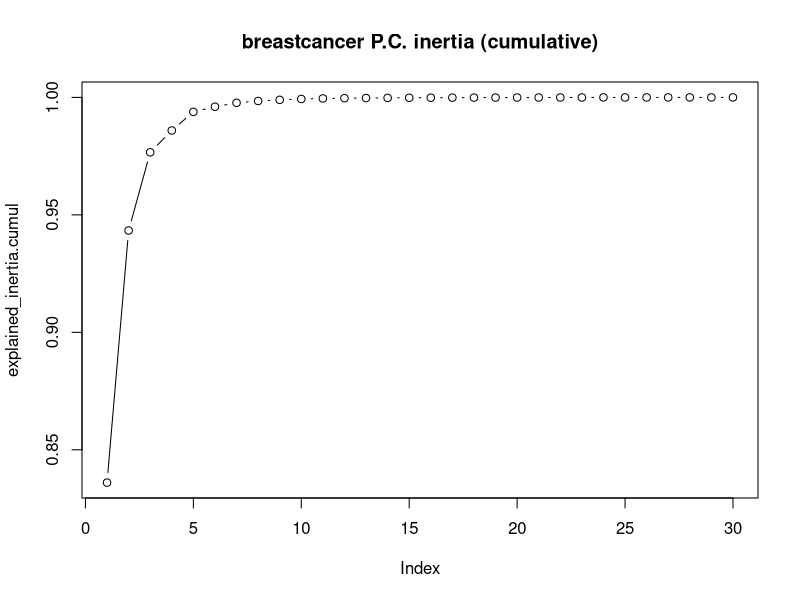
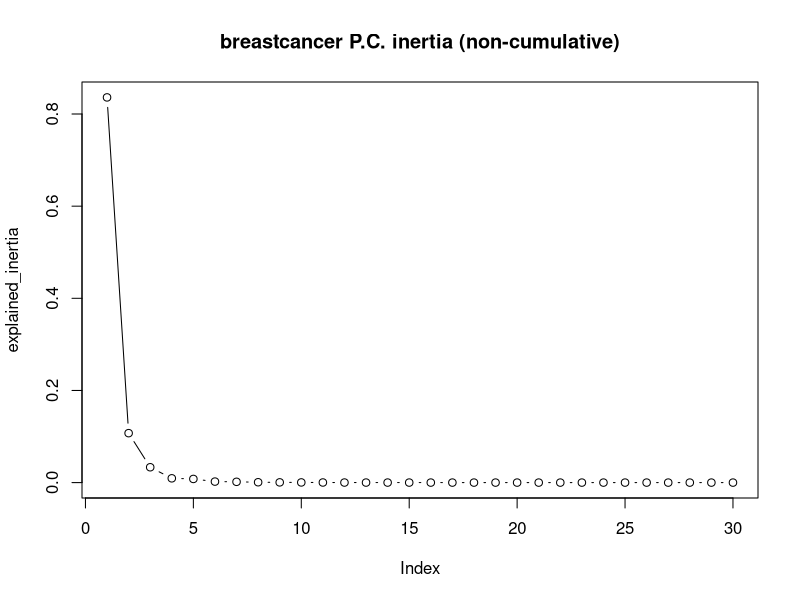

These charts were generated, in order, by the following R code:
setwd("C:/Users/plougue/Desktop/UVs/SY09/Projets/Projet 2")
data <- read.csv("donnees/breastcancer.csv")
N <- dim(data)[1]
p <- dim(data)[2] - 2
X <- data[,1:p+1]
z <- data[,p+2]


attach(mtcars)
par(mfrow=c(1,1))

X.pca <- prcomp(X)
explained_inertia <- X.pca$sdev/sum(X.pca$sdev)
explained_inertia.cumul <- cumsum(explained_inertia)
plot(explained_inertia.cumul, type='b',main='breastcancer P.C. inertia (cumulative)')
plot(explained_inertia, type='b',main='breastcancer P.C. inertia (non-cumulative)')

###########
### LDA ###
###########

